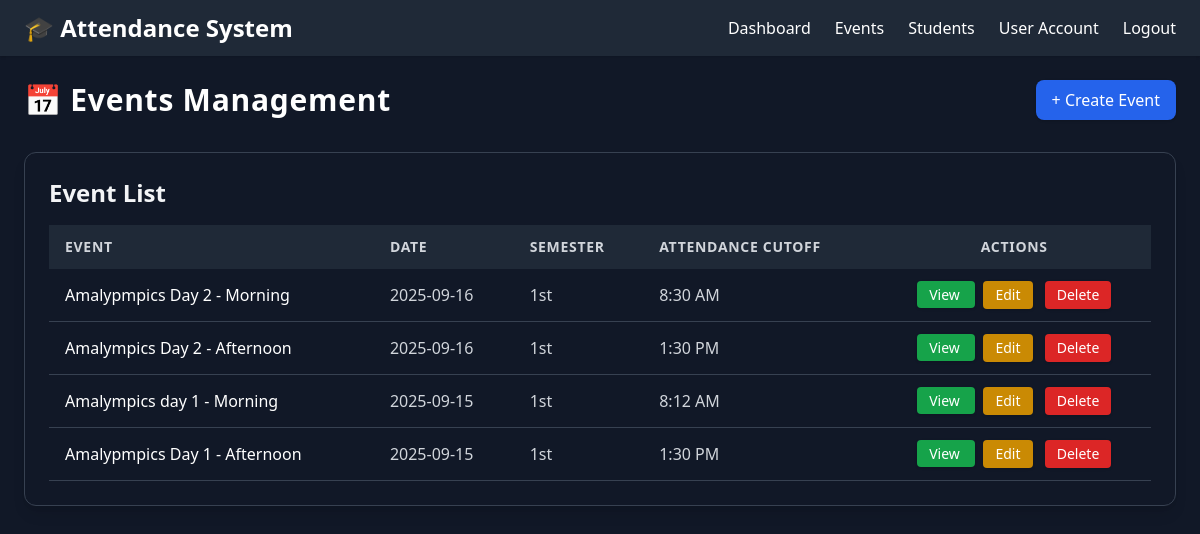
Page /event (signed in) on the earlier database version.
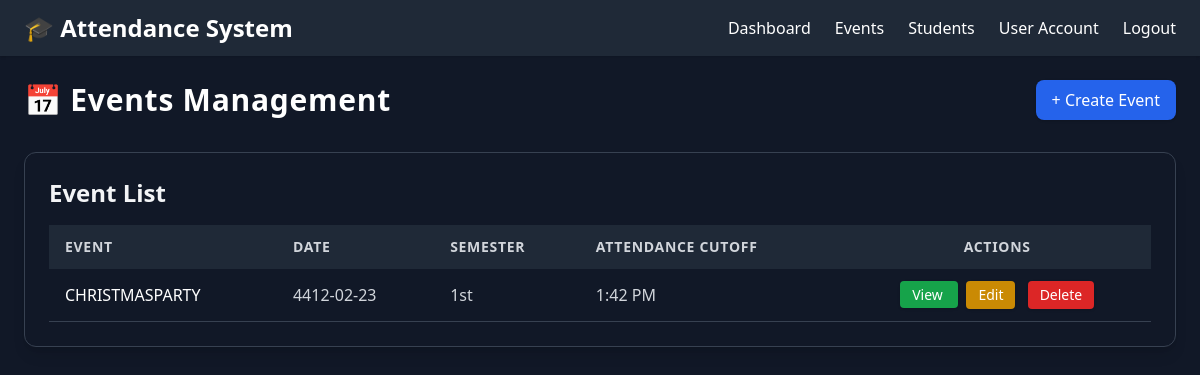
Same page on the later database version.
### tables this page shows
CREATE TABLE events (
    id INTEGER PRIMARY KEY AUTOINCREMENT,
    event_name TEXT NOT NULL,
    event_date TEXT NOT NULL,
    semester TEXT NOT NULL
, cutoff_time TEXT);

### app/routes/events.py (the view)
@bp.route("/event")
@login_required
def event():
    conn = get_db_connection()
    cur = conn.cursor()
    cur.execute("SELECT * FROM events ORDER BY event_date DESC")
    rows = cur.fetchall()
    events = []
    for row in rows:
        event = dict(row)
        cur.execute("""
            SELECT
                SUM(CASE WHEN time_in NOT NULL AND time_in != 'Late' THEN 1 ELSE 0 END) AS attended,
                SUM(CASE WHEN time_in = 'Late' THEN 1 ELSE 0 END) AS late,
                SUM(CASE WHEN time_in NOT NULL AND (time_out IS NULL OR time_out = '') THEN 1 ELSE 0 END) AS no_time_out,
                (SELECT COUNT(*) FROM student_info) - COUNT(*) AS absent
            FROM event_attendance
            WHERE event_id = ?
        """, (event['id'],))
        stats_row = cur.fetchone()
        if stats_row:
            stats = {
                "attended": stats_row["attended"] or 0,
                "late": stats_row["late"] or 0,
                "no_time_out": stats_row["no_time_out"] or 0,
                "absent": stats_row["absent"] or 0
            }
        else:
            stats = {"attended":0,"late":0,"no_time_out":0,"absent":0}
        event["stats"] = stats
        events.append(event)
    conn.close()
    return render_template("events.html", events=events, user_name=session.get("username", "Officer"))

### app/routes/events.py (called while the page is built)
def get_db_connection():
    conn = sqlite3.connect(DB_PATH)
    conn.row_factory = sqlite3.Row
    return conn

def login_required(func):
    from functools import wraps
    @wraps(func)
    def wrapper(*args, **kwargs):
        if "user_id" not in session:
            flash("⚠️ Please login first.", "warning")
            return redirect(url_for("auth.login"))
        return func(*args, **kwargs)
    return wrapper

### app/templates/events.html (shortened to what this page needs)
{% extends "base.html" %}
{% block content %}
<div class="p-6 space-y-8">
  <div class="flex items-center justify-between">
    <h2 class="text-3xl font-bold text-white tracking-wide">📅 Events Management</h2>
    {% if session.get("user_type") != "officer" %}
    <button onclick="openModal()"
            class="bg-blue-600 hover:bg-blue-700 text-white px-4 py-2 rounded-lg shadow transition">
      + Create Event
    </button>
    {% endif %}
  </div>
  <div class="bg-gray-900 border border-gray-700 rounded-xl shadow-lg p-6">
    <h3 class="text-2xl font-semibold text-gray-100 mb-4">Event List</h3>
    <div class="overflow-x-auto">
      <table id="eventTable" class="w-full border-collapse">
        <thead>
          <tr class="bg-gray-800 text-gray-300 text-left text-sm uppercase tracking-wider">
            <th class="px-4 py-3">Event</th>
            <th class="px-4 py-3">Date</th>
            <th class="px-4 py-3">Semester</th>
            <th class="px-4 py-3">Attendance Cutoff</th>
            <th class="px-4 py-3 text-center">Actions</th>
          </tr>
        </thead>
        <tbody id="eventTableBody">
          {% for event in events %}
          <tr id="event-row-{{ event.id }}" class="border-b border-gray-700 hover:bg-gray-800 transition cursor-pointer"
              onclick='openStatsModal({{ event.stats | tojson }}, "{{ event.event_name }}")'>
            <td class="px-4 py-3 font-medium text-white">{{ event.event_name }}</td>
            <td class="px-4 py-3 text-gray-300">{{ event.event_date }}</td>
            <td class="px-4 py-3 text-gray-300">{{ event.semester }}</td>
            <td class="px-4 py-3 text-gray-300">
              {% if event.cutoff_time %}
                {% set hour, minute = event.cutoff_time.split(':') %}
                {{ "%d:%02d %s"|format((hour|int % 12) or 12, minute|int, "AM" if hour|int < 12 else "PM") }}
              {% else %}
                -
              {% endif %}
            </td>
            <td class="px-4 py-3 text-center space-x-2">
              <a href="{{ url_for('event.view_attendance', event_id=event.id) }}"
                 onclick="event.stopPropagation()"
                 class="bg-green-600 hover:bg-green-700 text-white px-3 py-1 rounded text-sm shadow">
                 View
              </a>
              {% if session.get("user_type") != "officer" %}
              <button onclick='event.stopPropagation(); openUpdateModal({{ event | tojson }})'
                      class="bg-yellow-600 hover:bg-yellow-700 text-white px-3 py-1 rounded text-sm shadow">
                Edit
              </button>
              <form action="{{ url_for('event.delete_event', event_id=event.id) }}" method="POST" class="inline" onsubmit="event.stopPropagation()">
                <button type="submit"
                        class="bg-red-600 hover:bg-red-700 text-white px-3 py-1 rounded text-sm shadow"
                        onclick="return confirm('Are you sure you want to delete this event?')">
                  Delete
                </button>
              </form>
              {% endif %}
            </td>
          </tr>
          {% else %}
          <tr>
            <td colspan="5" class="text-center text-gray-400 py-4">No events found.</td>
          </tr>
          {% endfor %}
        </tbody>
      </table>
    </div>
  </div>
</div>
{% endblock %}

### app/templates/base.html (shortened to what this page needs)
<!DOCTYPE html>
<html lang="en">
<head>
  <script src="https://cdn.tailwindcss.com"></script>
</head>
<body class="bg-gray-900 text-white font-sans h-screen flex flex-col overflow-hidden">
  <nav class="bg-gray-800 px-6 py-3 flex justify-between items-center shadow">
    <h1 class="text-2xl font-bold">🎓 Attendance System</h1>
    <div class="flex items-center space-x-6">
      <a href="{{ url_for('dashboard.dashboard') }}" class="hover:text-green-400">Dashboard</a>
      <a href="{{ url_for('event.event') }}" class="hover:text-green-400">Events</a>
      {% if session.get('user_type') != 'officer' %}
        <a href="{{ url_for('stud_profiling.stud_list') }}" class="hover:text-green-400">Students</a>
        <a href="{{ url_for('auth.create_account') }}" class="hover:text-green-400">User Account</a>
      {% else %}
        <span class="text-gray-500 cursor-not-allowed">Students</span>
        <span class="text-gray-500 cursor-not-allowed">User Account</span>
      {% endif %}
      {% if session.get('user_id') %}
        <a href="{{ url_for('auth.logout') }}" class="hover:text-red-400">Logout</a>
      {% endif %}
    </div>
  </nav>
  <main class="flex-1 flex flex-col overflow-hidden">
    {% block content %}{% endblock %}
  </main>
</body>
</html>

Differences in the rows shown:
removed events: event_name "Amalypmpics Day 2 - Morning", event_date "2025-09-16", semester "1st", value "8:30 AM"
removed events: event_name "Amalympics Day 2 - Afternoon", event_date "2025-09-16", semester "1st", value "1:30 PM"
removed events: event_name "Amalympics day 1 - Morning", event_date "2025-09-15", semester "1st", value "8:12 AM"
removed events: event_name "Amalypmpics Day 1 - Afternoon", event_date "2025-09-15", semester "1st", value "1:30 PM"
added events: event_name "CHRISTMASPARTY", event_date "4412-02-23", semester "1st", value "1:42 PM"
